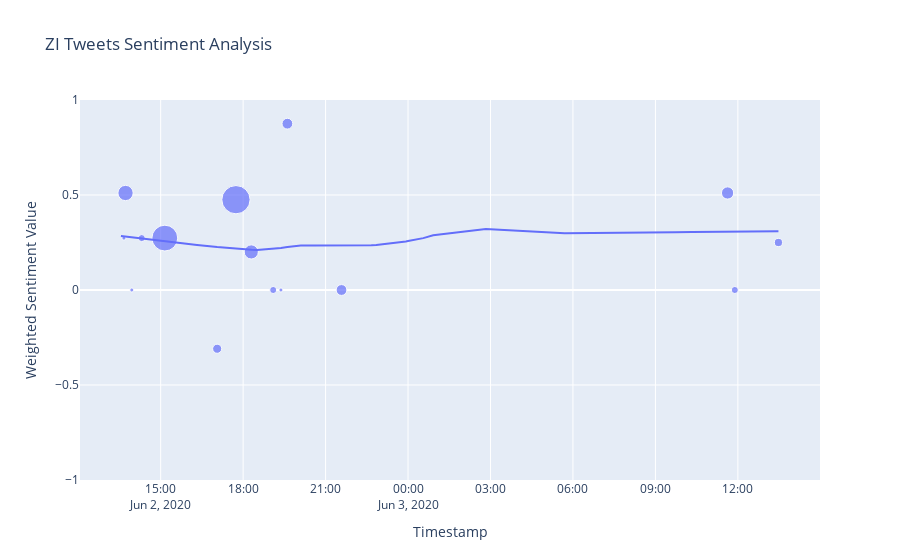

Source (notebook cell):
### Markdown cell above
# ZoomInfo

### Code cell
fig = px.scatter(zi_df, x="time", y="weighted_compound_0", trendline="lowess", size="bubble",range_y=[-1,1], 
                 title="ZI Tweets Sentiment Analysis",
                 labels={ # replaces default labels by column name
                "time": "Timestamp",  "weighted_compound_0": "Weighted Sentiment Value"})
fig.show()
